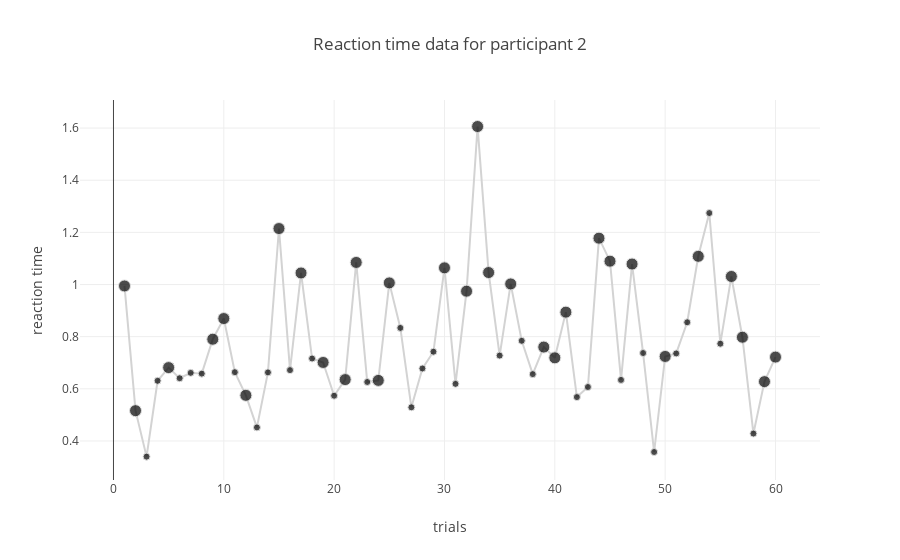

This figure's notebook cell:
### Markdown cell above
We could investigate how a single participant performed throughout the experiment (we'll assume the reaction time data is ordered by trials for each participant). Let's also highlight the trials where the text and color are incongruent with bigger markers.

### Code cell
# Subset the data:
p1 = expdata[expdata.participant==2]
# Create some custom labels by pasting together columns:
labels = "text: '" + p1['text'] + "'<br>" + "letter color: " + p1['letterColor']

data = [ go.Scatter(
        x = list(range(1,p1.shape[0]+1)),
        y = p1['reactionTime'], 
        mode = 'lines+markers',
        text = labels,                      # the custom hover labels
        line = dict(color="lightgray"),     # make the lines lighter
        marker = dict(color="black",        # black markers with conditional size:
                      size=p1['congruent'].map({'cong': 7, 'incong': 12})
                     )
    )
       ]

# optional additional layout options:
layout = go.Layout(title="Reaction time data for participant 2",
                yaxis=dict(title='reaction time'),
                xaxis=dict(title='trials')
                  )
fig = go.Figure(data=data, layout=layout)

iplot(fig)

### Figure 1 — Plotly figure (JSON) as saved in the notebook; plotly's stock layout.template omitted (floating-point values rounded to 4 significant figures)
{"data": [{"line": {"color": "lightgray"}, "marker": {"color": "black", "size": [12, 12, 7, 7, 12, 7, 7, 7, 12, 12, 7, 12, 7, 7, 12, 7, 12, 7, 12, 7, 12, 12, 7, 12, 12, 7, 7, 7, 7, 12, 7, 12, 12, 12, 7, 12, 7, 7, 12, 12, 12, 7, 7, 12, 12, 7, 12, 7, 7, 12, 7, 7, 12, 7, 7, 12, 12, 7, 12, 12]}, "mode": "lines+markers", "text": ["text: 'green'<br>letter color: red", "text: 'red'<br>letter color: green", "text: 'blue'<br>letter color: blue", "text: 'red'<br>letter color: red", "text: 'green'<br>letter color: blue", "text: 'green'<br>letter color: green", "text: 'blue'<br>letter color: blue", "text: 'green'<br>letter color: green", "text: 'red'<br>letter color: blue", "text: 'blue'<br>letter color: green", "text: 'red'<br>letter color: red", "text: 'blue'<br>letter color: red", "text: 'red'<br>letter color: red", "text: 'blue'<br>letter color: blue", "text: 'green'<br>letter color: red", "text: 'green'<br>letter color: green", "text: 'blue'<br>letter color: red", "text: 'green'<br>letter color: green", "text: 'green'<br>letter color: blue", "text: 'blue'<br>letter color: blue", "text: 'red'<br>letter color: green", "text: 'blue'<br>letter color: green", "text: 'red'<br>letter color: red", "text: 'red'<br>letter color: blue", "text: 'red'<br>letter color: blue", "text: 'green'<br>letter color: green", "text: 'red'<br>letter color: red", "text: 'blue'<br>letter color: blue", "text: 'green'<br>letter color: green", "text: 'blue'<br>letter color: red", "text: 'blue'<br>letter color: blue", "text: 'red'<br>letter color: green", "text: 'green'<br>letter color: red", "text: 'blue'<br>letter color: green", "text: 'red'<br>letter color: red", "text: 'green'<br>letter color: blue", "text: 'red'<br>letter color: red", "text: 'red'<br>letter color: red", "text: 'red'<br>letter color: green", "text: 'blue'<br>letter color: green", "text: 'red'<br>letter color: blue", "text: 'blue'<br>letter color: blue", "text: 'green'<br>letter color: green", "text: 'green'<br>letter color: red", "text: 'blue'<br>letter color: red", "text: 'green'<br>letter color: green", "text: 'green'<br>letter color: blue", "text: 'blue'<br>letter color: blue", "text: 'blue'<br>letter color: blue", "text: 'red'<br>letter color: green", "text: 'red'<br>letter color: red", "text: 'blue'<br>letter color: blue", "text: 'green'<br>letter color: red", "text: 'green'<br>letter color: green", "text: 'red'<br>letter color: red", "text: 'red'<br>letter color: blue", "text: 'blue'<br>letter color: red", "text: 'green'<br>letter color: green", "text: 'blue'<br>letter color: green", "text: 'green'<br>letter color: blue"], "type": "scatter", "uid": "f1098f62-74be-45a6-92a7-f93ab7366e47", "x": [1, 2, 3, 4, 5, 6, 7, 8, 9, 10, 11, 12, 13, 14, 15, 16, 17, 18, 19, 20, 21, 22, 23, 24, 25, 26, 27, 28, 29, 30, 31, 32, 33, 34, 35, 36, 37, 38, 39, 40, 41, 42, 43, 44, 45, 46, 47, 48, 49, 50, 51, 52, 53, 54, 55, 56, 57, 58, 59, 60], "y": [0.9946, 0.5161, 0.34, 0.6308, 0.6813, 0.6406, 0.6612, 0.6582, 0.7902, 0.8695, 0.6638, 0.5751, 0.452, 0.663, 1.215, 0.6717, 1.044, 0.7163, 0.7011, 0.5735, 0.6353, 1.085, 0.6262, 0.6323, 1.006, 0.8336, 0.5291, 0.678, 0.7423, 1.064, 0.619, 0.9745, 1.606, 1.046, 0.7274, 1.002, 0.7841, 0.6563, 0.7601, 0.7188, 0.8941, 0.5683, 0.6069, 1.178, 1.09, 0.6342, 1.079, 0.7373, 0.3577, 0.7242, 0.7357, 0.8552, 1.108, 1.274, 0.773, 1.031, 0.7979, 0.4284, 0.6276, 0.7217]}], "layout": {"title": {"text": "Reaction time data for participant 2"}, "xaxis": {"title": {"text": "trials"}}, "yaxis": {"title": {"text": "reaction time"}}}}
